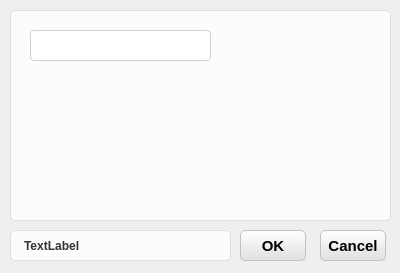
<?xml version="1.0" encoding="UTF-8"?>
<ui version="4.0">
 <class>PCBDialog</class>
 <widget class="QDialog" name="PCBDialog">
  <property name="geometry">
   <rect>
    <x>0</x>
    <y>0</y>
    <width>400</width>
    <height>273</height>
   </rect>
  </property>
  <property name="windowTitle">
   <string>Dialog</string>
  </property>
  <property name="styleSheet">
   <string notr="true">/* ================== QPushButton &amp; QToolButton 开始 ================== */

/* 按钮默认状态 */
QPushButton, QToolButton {
    border: 1px solid #c0c0c0;      
    background: qlineargradient(x1:0, y1:0, x2:0, y2:1, stop:0 #ffffff, stop:1 #e0e0e0);
    border-radius: 5px; 
    outline: none;                  
    padding: 0px;                   
}

/* 按钮鼠标悬停时 */
QPushButton:hover, QToolButton:hover {
    border: 1px solid #a0a0a0;      
    background: qlineargradient(x1:0, y1:0, x2:0, y2:1, stop:0 #ffffff, stop:1 #d0d0d0);
}

/* 按钮鼠标按下时 */
QPushButton:pressed, QToolButton:pressed {
    border: 1px solid #808080;      
    background: qlineargradient(x1:0, y1:0, x2:0, y2:1, stop:0 #d0d0d0, stop:1 #e0e0e0);
}

/* ================== QLineEdit 开始 ================== */

/* 默认状态 */
QLineEdit {
    background-color: #ffffff;
    border: 1px solid #D0D0D0;     
    border-radius: 4px;            
    padding: 2px 2px;              
    color: #222222;                
    min-height: 20px;              
}

/* 获得焦点时 */
QLineEdit:focus {
    border: 1px solid #007AFF;     
    background-color: #E8F4FF;     
}

/* 禁用状态 */
QLineEdit:disabled {
    background-color: #eef1f5;     
    color: #9aa0a6;                
    border: 1px solid #d3d8e0;     
}

/* ================== QTableWidget 开始 ================== */

QTableWidget {
    background-color: #ffffff;
    border: 1px solid #c8cdd6;
    border-radius: 5px;
    gridline-color: #eef1f5;
    selection-background-color: #eef1f5;
    color: #222222;
}

QTableWidget::item {
    padding: 2px 2px;
}

/* 表头样式（补充了右侧分割线） */
QHeaderView::section {
    background-color: #ffffff;
    border: none;
    border-bottom: 1px solid #c8cdd6;
    border-right: 1px solid #eef1f5; /* ⚠️ 新增：给表头加上右侧分割线，区分不同列 */
    padding: 2px 2px;
    color: #222222;
}

/* ================== QGroupBox 开始 ================== */

QGroupBox {
    border: 1px solid #E0E0E0; 
    border-radius: 5px; 
    background-color: #FCFCFC; 
    margin-top: 10px; /* ⚠️ 新增：给标题留出一点顶部空间 */
}

/* 分组框标题（补充了左右内边距） */
QGroupBox::title {
    subcontrol-origin: margin;
    subcontrol-position: top left;
    color: #333333;
    font-weight: bold;
    background-color: #FCFCFC; 
    padding: 0 5px; /* ⚠️ 新增：左右留出 5px 空间，让遮盖边框的效果更自然，文字不贴边 */
}

/* ================== QLabel 开始 ================== */

QLabel {
    color: #333333;           /* 与 QGroupBox::title 保持一致的深灰色 */
    font-weight: bold;        /* 保持相同的加粗效果（如果是普通文本可去掉这行） */
    background-color: #FCFCFC; /* 与分组框背景色一致 */
    border: 1px solid #E0E0E0; /* 相同的边框颜色和粗细 */
    border-radius: 5px;       /* 相同的圆角 */
    padding: 6px 10px;        /* 适当的内边距，让文字不贴边，视觉上更舒适 */
}</string>
  </property>
  <widget class="QLabel" name="label">
   <property name="geometry">
    <rect>
     <x>10</x>
     <y>230</y>
     <width>221</width>
     <height>31</height>
    </rect>
   </property>
   <property name="text">
    <string>TextLabel</string>
   </property>
  </widget>
  <widget class="QPushButton" name="pushButton_Cancel">
   <property name="geometry">
    <rect>
     <x>320</x>
     <y>230</y>
     <width>66</width>
     <height>31</height>
    </rect>
   </property>
   <property name="font">
    <font>
     <pointsize>11</pointsize>
     <weight>75</weight>
     <bold>true</bold>
    </font>
   </property>
   <property name="text">
    <string>Cancel</string>
   </property>
  </widget>
  <widget class="QGroupBox" name="groupBox">
   <property name="geometry">
    <rect>
     <x>10</x>
     <y>0</y>
     <width>381</width>
     <height>221</height>
    </rect>
   </property>
   <property name="title">
    <string/>
   </property>
   <widget class="QLineEdit" name="lineEdit">
    <property name="geometry">
     <rect>
      <x>20</x>
      <y>30</y>
      <width>181</width>
      <height>31</height>
     </rect>
    </property>
   </widget>
  </widget>
  <widget class="QPushButton" name="pushButton_OK">
   <property name="geometry">
    <rect>
     <x>240</x>
     <y>230</y>
     <width>66</width>
     <height>31</height>
    </rect>
   </property>
   <property name="font">
    <font>
     <pointsize>11</pointsize>
     <weight>75</weight>
     <bold>true</bold>
    </font>
   </property>
   <property name="text">
    <string>OK</string>
   </property>
  </widget>
 </widget>
 <resources/>
 <connections/>
</ui>
